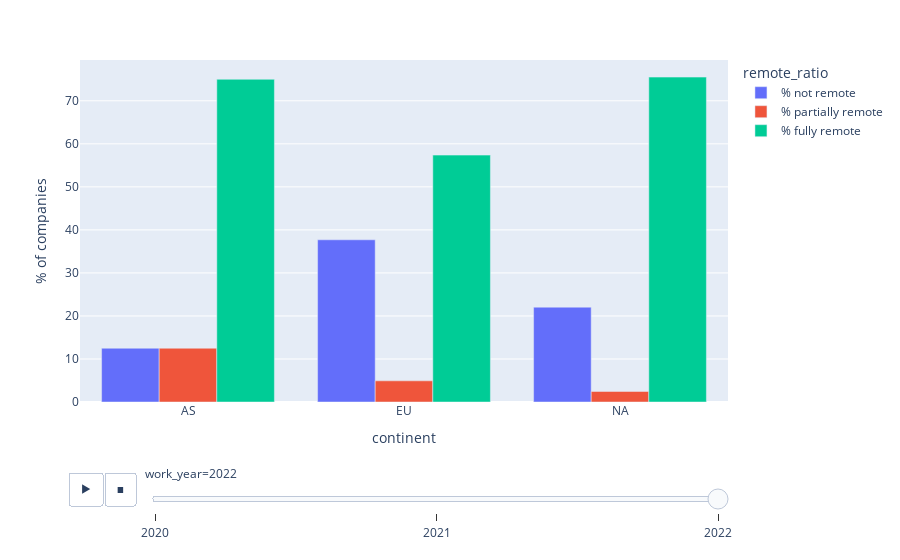

This figure's notebook cell:
### Code cell
remote_fig = px.bar(remote_df_pivot, 
    x = 'continent', 
    y =  '% of companies',
    barmode = 'group',
    color= 'remote_ratio',
    animation_frame = 'work_year')
remote_fig.show()

### Figure 1 — Plotly figure (JSON) as saved in the notebook; plotly's stock layout.template omitted (floating-point values rounded to 4 significant figures)
{"data": [{"alignmentgroup": "True", "hovertemplate": "remote_ratio=% not remote<br>work_year=2022<br>continent=%{x}<br>% of companies=%{y}<extra></extra>", "legendgroup": "% not remote", "marker": {"color": "#636efa", "pattern": {"shape": ""}}, "name": "% not remote", "offsetgroup": "% not remote", "orientation": "v", "showlegend": true, "textposition": "auto", "type": "bar", "x": ["AS", "EU", "NA"], "xaxis": "x", "y": [12.5, 37.7, 22.04], "yaxis": "y"}, {"alignmentgroup": "True", "hovertemplate": "remote_ratio=% partially remote<br>work_year=2022<br>continent=%{x}<br>% of companies=%{y}<extra></extra>", "legendgroup": "% partially remote", "marker": {"color": "#EF553B", "pattern": {"shape": ""}}, "name": "% partially remote", "offsetgroup": "% partially remote", "orientation": "v", "showlegend": true, "textposition": "auto", "type": "bar", "x": ["AS", "EU", "NA"], "xaxis": "x", "y": [12.5, 4.92, 2.45], "yaxis": "y"}, {"alignmentgroup": "True", "hovertemplate": "remote_ratio=% fully remote<br>work_year=2022<br>continent=%{x}<br>% of companies=%{y}<extra></extra>", "legendgroup": "% fully remote", "marker": {"color": "#00cc96", "pattern": {"shape": ""}}, "name": "% fully remote", "offsetgroup": "% fully remote", "orientation": "v", "showlegend": true, "textposition": "auto", "type": "bar", "x": ["AS", "EU", "NA"], "xaxis": "x", "y": [75, 57.38, 75.51], "yaxis": "y"}], "layout": {"autosize": true, "barmode": "group", "legend": {"title": {"text": "remote_ratio"}, "tracegroupgap": 0}, "margin": {"t": 60}, "sliders": [{"active": 2, "currentvalue": {"prefix": "work_year="}, "len": 0.9, "pad": {"b": 10, "t": 60}, "steps": [{"args": [["2020"], {"frame": {"duration": 0, "redraw": true}, "fromcurrent": true, "mode": "immediate", "transition": {"duration": 0, "easing": "linear"}}], "label": "2020", "method": "animate"}, {"args": [["2021"], {"frame": {"duration": 0, "redraw": true}, "fromcurrent": true, "mode": "immediate", "transition": {"duration": 0, "easing": "linear"}}], "label": "2021", "method": "animate"}, {"args": [["2022"], {"frame": {"duration": 0, "redraw": true}, "fromcurrent": true, "mode": "immediate", "transition": {"duration": 0, "easing": "linear"}}], "label": "2022", "method": "animate"}], "x": 0.1, "xanchor": "left", "y": 0, "yanchor": "top"}], "updatemenus": [{"buttons": [{"args": [null, {"frame": {"duration": 500, "redraw": true}, "fromcurrent": true, "mode": "immediate", "transition": {"duration": 500, "easing": "linear"}}], "label": "&#9654;", "method": "animate"}, {"args": [[null], {"frame": {"duration": 0, "redraw": true}, "fromcurrent": true, "mode": "immediate", "transition": {"duration": 0, "easing": "linear"}}], "label": "&#9724;", "method": "animate"}], "direction": "left", "pad": {"r": 10, "t": 70}, "showactive": false, "type": "buttons", "x": 0.1, "xanchor": "right", "y": 0, "yanchor": "top"}], "xaxis": {"anchor": "y", "autorange": true, "domain": [0, 1], "range": [-0.5, 2.5], "title": {"text": "continent"}, "type": "category"}, "yaxis": {"anchor": "x", "autorange": true, "domain": [0, 1], "range": [0, 79.48], "title": {"text": "% of companies"}, "type": "linear"}}}
